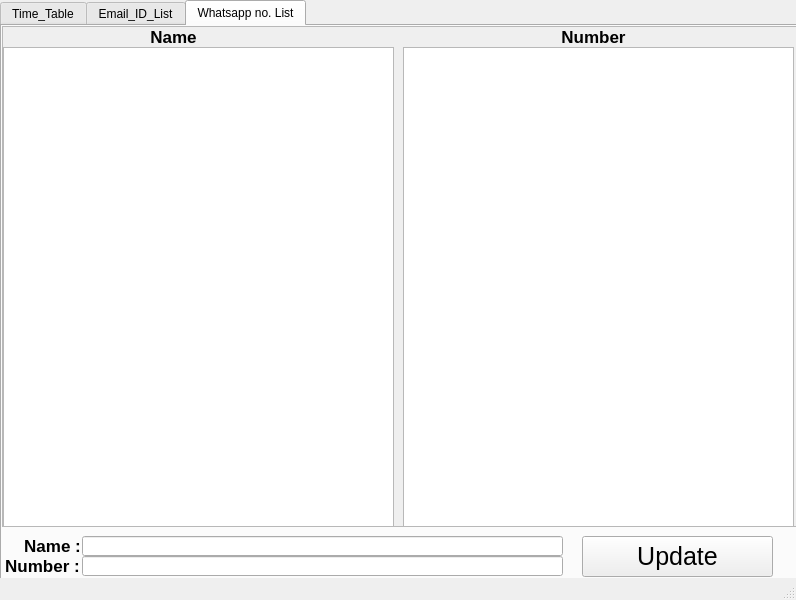
<?xml version="1.0" encoding="UTF-8"?>
<ui version="4.0">
 <class>MainWindow</class>
 <widget class="QMainWindow" name="MainWindow">
  <property name="geometry">
   <rect>
    <x>0</x>
    <y>0</y>
    <width>796</width>
    <height>600</height>
   </rect>
  </property>
  <property name="sizePolicy">
   <sizepolicy hsizetype="Fixed" vsizetype="Fixed">
    <horstretch>0</horstretch>
    <verstretch>0</verstretch>
   </sizepolicy>
  </property>
  <property name="minimumSize">
   <size>
    <width>796</width>
    <height>600</height>
   </size>
  </property>
  <property name="maximumSize">
   <size>
    <width>796</width>
    <height>600</height>
   </size>
  </property>
  <property name="windowTitle">
   <string>Settings</string>
  </property>
  <widget class="QWidget" name="centralwidget">
   <widget class="QTabWidget" name="tabWidget">
    <property name="geometry">
     <rect>
      <x>0</x>
      <y>0</y>
      <width>801</width>
      <height>581</height>
     </rect>
    </property>
    <property name="tabShape">
     <enum>QTabWidget::Rounded</enum>
    </property>
    <property name="currentIndex">
     <number>2</number>
    </property>
    <widget class="QWidget" name="timetable">
     <attribute name="title">
      <string>Time_Table</string>
     </attribute>
     <widget class="QScrollArea" name="scrollArea">
      <property name="geometry">
       <rect>
        <x>-1</x>
        <y>29</y>
        <width>801</width>
        <height>441</height>
       </rect>
      </property>
      <property name="widgetResizable">
       <bool>true</bool>
      </property>
      <widget class="QWidget" name="scrollAreaWidgetContents">
       <property name="geometry">
        <rect>
         <x>0</x>
         <y>0</y>
         <width>799</width>
         <height>439</height>
        </rect>
       </property>
       <widget class="QListWidget" name="listWidget">
        <property name="geometry">
         <rect>
          <x>400</x>
          <y>0</y>
          <width>401</width>
          <height>441</height>
         </rect>
        </property>
       </widget>
       <widget class="QListWidget" name="listWidget_4">
        <property name="geometry">
         <rect>
          <x>0</x>
          <y>0</y>
          <width>391</width>
          <height>441</height>
         </rect>
        </property>
       </widget>
      </widget>
     </widget>
     <widget class="QLabel" name="label">
      <property name="geometry">
       <rect>
        <x>70</x>
        <y>0</y>
        <width>261</width>
        <height>31</height>
       </rect>
      </property>
      <property name="font">
       <font>
        <family>Arial</family>
        <pointsize>16</pointsize>
       </font>
      </property>
      <property name="text">
       <string>Date-Time</string>
      </property>
      <property name="alignment">
       <set>Qt::AlignCenter</set>
      </property>
     </widget>
     <widget class="QLabel" name="label_2">
      <property name="geometry">
       <rect>
        <x>480</x>
        <y>0</y>
        <width>261</width>
        <height>31</height>
       </rect>
      </property>
      <property name="font">
       <font>
        <family>Arial</family>
        <pointsize>16</pointsize>
       </font>
      </property>
      <property name="text">
       <string>Description</string>
      </property>
      <property name="alignment">
       <set>Qt::AlignCenter</set>
      </property>
     </widget>
     <widget class="QLabel" name="label_3">
      <property name="geometry">
       <rect>
        <x>0</x>
        <y>480</y>
        <width>151</width>
        <height>31</height>
       </rect>
      </property>
      <property name="font">
       <font>
        <family>Arial</family>
        <pointsize>16</pointsize>
       </font>
      </property>
      <property name="text">
       <string>Date-Time  :</string>
      </property>
      <property name="alignment">
       <set>Qt::AlignCenter</set>
      </property>
     </widget>
     <widget class="QLabel" name="label_4">
      <property name="geometry">
       <rect>
        <x>0</x>
        <y>520</y>
        <width>151</width>
        <height>31</height>
       </rect>
      </property>
      <property name="font">
       <font>
        <family>Arial</family>
        <pointsize>16</pointsize>
       </font>
      </property>
      <property name="text">
       <string>Description :</string>
      </property>
      <property name="alignment">
       <set>Qt::AlignCenter</set>
      </property>
     </widget>
     <widget class="QDateTimeEdit" name="dateTimeEdit">
      <property name="geometry">
       <rect>
        <x>150</x>
        <y>481</y>
        <width>361</width>
        <height>31</height>
       </rect>
      </property>
     </widget>
     <widget class="QLineEdit" name="lineEdit_0">
      <property name="geometry">
       <rect>
        <x>150</x>
        <y>519</y>
        <width>361</width>
        <height>31</height>
       </rect>
      </property>
     </widget>
     <widget class="QPushButton" name="update_2">
      <property name="geometry">
       <rect>
        <x>570</x>
        <y>490</y>
        <width>191</width>
        <height>41</height>
       </rect>
      </property>
      <property name="font">
       <font>
        <family>Arial</family>
        <pointsize>19</pointsize>
        <italic>false</italic>
        <underline>false</underline>
        <strikeout>false</strikeout>
        <kerning>true</kerning>
       </font>
      </property>
      <property name="text">
       <string>Update</string>
      </property>
     </widget>
    </widget>
    <widget class="QWidget" name="emailid">
     <attribute name="title">
      <string>Email_ID_List</string>
     </attribute>
     <widget class="QScrollArea" name="scrollArea_2">
      <property name="geometry">
       <rect>
        <x>0</x>
        <y>0</y>
        <width>801</width>
        <height>501</height>
       </rect>
      </property>
      <property name="widgetResizable">
       <bool>true</bool>
      </property>
      <widget class="QWidget" name="scrollAreaWidgetContents_2">
       <property name="geometry">
        <rect>
         <x>0</x>
         <y>0</y>
         <width>799</width>
         <height>499</height>
        </rect>
       </property>
       <widget class="QListWidget" name="listWidget_2">
        <property name="geometry">
         <rect>
          <x>0</x>
          <y>20</y>
          <width>391</width>
          <height>481</height>
         </rect>
        </property>
        <property name="font">
         <font>
          <family>Arial</family>
          <pointsize>15</pointsize>
         </font>
        </property>
        <property name="frameShape">
         <enum>QFrame::StyledPanel</enum>
        </property>
        <property name="lineWidth">
         <number>1</number>
        </property>
        <property name="midLineWidth">
         <number>0</number>
        </property>
        <property name="editTriggers">
         <set>QAbstractItemView::CurrentChanged|QAbstractItemView::DoubleClicked|QAbstractItemView::EditKeyPressed</set>
        </property>
        <property name="movement">
         <enum>QListView::Static</enum>
        </property>
       </widget>
       <widget class="QListWidget" name="listWidget_3">
        <property name="geometry">
         <rect>
          <x>400</x>
          <y>20</y>
          <width>391</width>
          <height>481</height>
         </rect>
        </property>
        <property name="font">
         <font>
          <family>Arial</family>
          <pointsize>15</pointsize>
         </font>
        </property>
       </widget>
       <widget class="QLabel" name="Name">
        <property name="geometry">
         <rect>
          <x>120</x>
          <y>0</y>
          <width>101</width>
          <height>20</height>
         </rect>
        </property>
        <property name="font">
         <font>
          <family>Arial</family>
          <pointsize>13</pointsize>
          <weight>75</weight>
          <bold>true</bold>
         </font>
        </property>
        <property name="text">
         <string>Name</string>
        </property>
        <property name="alignment">
         <set>Qt::AlignCenter</set>
        </property>
       </widget>
       <widget class="QLabel" name="Email">
        <property name="geometry">
         <rect>
          <x>540</x>
          <y>0</y>
          <width>101</width>
          <height>20</height>
         </rect>
        </property>
        <property name="font">
         <font>
          <family>Arial</family>
          <pointsize>13</pointsize>
          <weight>75</weight>
          <bold>true</bold>
         </font>
        </property>
        <property name="text">
         <string>Email_ID</string>
        </property>
        <property name="alignment">
         <set>Qt::AlignCenter</set>
        </property>
       </widget>
      </widget>
     </widget>
     <widget class="QLabel" name="Name_2">
      <property name="geometry">
       <rect>
        <x>0</x>
        <y>510</y>
        <width>101</width>
        <height>20</height>
       </rect>
      </property>
      <property name="font">
       <font>
        <family>Arial</family>
        <pointsize>13</pointsize>
        <weight>75</weight>
        <bold>true</bold>
       </font>
      </property>
      <property name="text">
       <string>Name :</string>
      </property>
      <property name="alignment">
       <set>Qt::AlignCenter</set>
      </property>
     </widget>
     <widget class="QLabel" name="Name_3">
      <property name="geometry">
       <rect>
        <x>0</x>
        <y>530</y>
        <width>101</width>
        <height>20</height>
       </rect>
      </property>
      <property name="font">
       <font>
        <family>Arial</family>
        <pointsize>13</pointsize>
        <weight>75</weight>
        <bold>true</bold>
       </font>
      </property>
      <property name="text">
       <string>Email :</string>
      </property>
      <property name="alignment">
       <set>Qt::AlignCenter</set>
      </property>
     </widget>
     <widget class="QLineEdit" name="lineEdit">
      <property name="geometry">
       <rect>
        <x>80</x>
        <y>510</y>
        <width>481</width>
        <height>20</height>
       </rect>
      </property>
     </widget>
     <widget class="QLineEdit" name="lineEdit_2">
      <property name="geometry">
       <rect>
        <x>80</x>
        <y>530</y>
        <width>481</width>
        <height>20</height>
       </rect>
      </property>
     </widget>
     <widget class="QPushButton" name="update">
      <property name="geometry">
       <rect>
        <x>580</x>
        <y>510</y>
        <width>191</width>
        <height>41</height>
       </rect>
      </property>
      <property name="font">
       <font>
        <family>Arial</family>
        <pointsize>19</pointsize>
        <italic>false</italic>
        <underline>false</underline>
        <strikeout>false</strikeout>
        <kerning>true</kerning>
       </font>
      </property>
      <property name="text">
       <string>Update</string>
      </property>
     </widget>
    </widget>
    <widget class="QWidget" name="whatsapp">
     <attribute name="title">
      <string>Whatsapp no. List</string>
     </attribute>
     <widget class="QLabel" name="Name_4">
      <property name="geometry">
       <rect>
        <x>0</x>
        <y>510</y>
        <width>101</width>
        <height>20</height>
       </rect>
      </property>
      <property name="font">
       <font>
        <family>Arial</family>
        <pointsize>13</pointsize>
        <weight>75</weight>
        <bold>true</bold>
       </font>
      </property>
      <property name="text">
       <string>Name :</string>
      </property>
      <property name="alignment">
       <set>Qt::AlignCenter</set>
      </property>
     </widget>
     <widget class="QPushButton" name="update_3">
      <property name="geometry">
       <rect>
        <x>580</x>
        <y>510</y>
        <width>191</width>
        <height>41</height>
       </rect>
      </property>
      <property name="font">
       <font>
        <family>Arial</family>
        <pointsize>19</pointsize>
        <italic>false</italic>
        <underline>false</underline>
        <strikeout>false</strikeout>
        <kerning>true</kerning>
       </font>
      </property>
      <property name="text">
       <string>Update</string>
      </property>
     </widget>
     <widget class="QScrollArea" name="scrollArea_3">
      <property name="geometry">
       <rect>
        <x>0</x>
        <y>0</y>
        <width>801</width>
        <height>501</height>
       </rect>
      </property>
      <property name="widgetResizable">
       <bool>true</bool>
      </property>
      <widget class="QWidget" name="scrollAreaWidgetContents_3">
       <property name="geometry">
        <rect>
         <x>0</x>
         <y>0</y>
         <width>799</width>
         <height>499</height>
        </rect>
       </property>
       <widget class="QListWidget" name="listWidget_5">
        <property name="geometry">
         <rect>
          <x>0</x>
          <y>20</y>
          <width>391</width>
          <height>481</height>
         </rect>
        </property>
        <property name="font">
         <font>
          <family>Arial</family>
          <pointsize>15</pointsize>
         </font>
        </property>
        <property name="frameShape">
         <enum>QFrame::StyledPanel</enum>
        </property>
        <property name="lineWidth">
         <number>1</number>
        </property>
        <property name="midLineWidth">
         <number>0</number>
        </property>
        <property name="editTriggers">
         <set>QAbstractItemView::CurrentChanged|QAbstractItemView::DoubleClicked|QAbstractItemView::EditKeyPressed</set>
        </property>
        <property name="movement">
         <enum>QListView::Static</enum>
        </property>
       </widget>
       <widget class="QListWidget" name="listWidget_6">
        <property name="geometry">
         <rect>
          <x>400</x>
          <y>20</y>
          <width>391</width>
          <height>481</height>
         </rect>
        </property>
        <property name="font">
         <font>
          <family>Arial</family>
          <pointsize>15</pointsize>
         </font>
        </property>
       </widget>
       <widget class="QLabel" name="Name_5">
        <property name="geometry">
         <rect>
          <x>120</x>
          <y>0</y>
          <width>101</width>
          <height>20</height>
         </rect>
        </property>
        <property name="font">
         <font>
          <family>Arial</family>
          <pointsize>13</pointsize>
          <weight>75</weight>
          <bold>true</bold>
         </font>
        </property>
        <property name="text">
         <string>Name</string>
        </property>
        <property name="alignment">
         <set>Qt::AlignCenter</set>
        </property>
       </widget>
       <widget class="QLabel" name="Email_2">
        <property name="geometry">
         <rect>
          <x>540</x>
          <y>0</y>
          <width>101</width>
          <height>20</height>
         </rect>
        </property>
        <property name="font">
         <font>
          <family>Arial</family>
          <pointsize>13</pointsize>
          <weight>75</weight>
          <bold>true</bold>
         </font>
        </property>
        <property name="text">
         <string>Number</string>
        </property>
        <property name="alignment">
         <set>Qt::AlignCenter</set>
        </property>
       </widget>
      </widget>
     </widget>
     <widget class="QLabel" name="Name_6">
      <property name="geometry">
       <rect>
        <x>-10</x>
        <y>530</y>
        <width>101</width>
        <height>20</height>
       </rect>
      </property>
      <property name="font">
       <font>
        <family>Arial</family>
        <pointsize>13</pointsize>
        <weight>75</weight>
        <bold>true</bold>
       </font>
      </property>
      <property name="text">
       <string>Number :</string>
      </property>
      <property name="alignment">
       <set>Qt::AlignCenter</set>
      </property>
     </widget>
     <widget class="QLineEdit" name="lineEdit_3">
      <property name="geometry">
       <rect>
        <x>80</x>
        <y>510</y>
        <width>481</width>
        <height>20</height>
       </rect>
      </property>
     </widget>
     <widget class="QLineEdit" name="lineEdit_4">
      <property name="geometry">
       <rect>
        <x>80</x>
        <y>530</y>
        <width>481</width>
        <height>20</height>
       </rect>
      </property>
     </widget>
    </widget>
   </widget>
  </widget>
  <widget class="QStatusBar" name="statusbar"/>
 </widget>
 <resources/>
 <connections/>
</ui>
